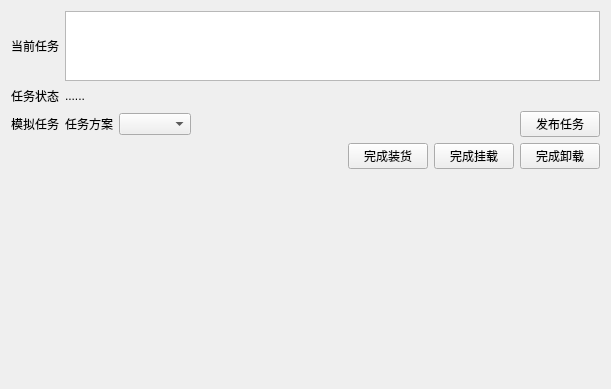
<?xml version="1.0" encoding="UTF-8"?>
<ui version="4.0">
 <class>TaskManagementPage</class>
 <widget class="QWidget" name="TaskManagementPage">
  <property name="geometry">
   <rect>
    <x>0</x>
    <y>0</y>
    <width>611</width>
    <height>389</height>
   </rect>
  </property>
  <property name="windowTitle">
   <string>Form</string>
  </property>
  <layout class="QGridLayout" name="gridLayout_2">
   <item row="0" column="0">
    <layout class="QGridLayout" name="gridLayout">
     <item row="5" column="0">
      <spacer name="verticalSpacer">
       <property name="orientation">
        <enum>Qt::Vertical</enum>
       </property>
       <property name="sizeHint" stdset="0">
        <size>
         <width>20</width>
         <height>40</height>
        </size>
       </property>
      </spacer>
     </item>
     <item row="5" column="1">
      <spacer name="verticalSpacer_2">
       <property name="orientation">
        <enum>Qt::Vertical</enum>
       </property>
       <property name="sizeHint" stdset="0">
        <size>
         <width>20</width>
         <height>40</height>
        </size>
       </property>
      </spacer>
     </item>
     <item row="3" column="0">
      <widget class="QLabel" name="label_4">
       <property name="text">
        <string>模拟任务</string>
       </property>
      </widget>
     </item>
     <item row="0" column="1">
      <widget class="QTableWidget" name="taskTableWidget">
       <property name="maximumSize">
        <size>
         <width>16777215</width>
         <height>70</height>
        </size>
       </property>
      </widget>
     </item>
     <item row="0" column="0">
      <widget class="QLabel" name="label">
       <property name="text">
        <string>当前任务</string>
       </property>
      </widget>
     </item>
     <item row="2" column="0">
      <widget class="QLabel" name="label_2">
       <property name="text">
        <string>任务状态</string>
       </property>
      </widget>
     </item>
     <item row="3" column="1">
      <layout class="QHBoxLayout" name="horizontalLayout">
       <item>
        <widget class="QLabel" name="label_5">
         <property name="text">
          <string>任务方案</string>
         </property>
        </widget>
       </item>
       <item>
        <widget class="QComboBox" name="taskComboBox"/>
       </item>
       <item>
        <spacer name="horizontalSpacer">
         <property name="orientation">
          <enum>Qt::Horizontal</enum>
         </property>
         <property name="sizeHint" stdset="0">
          <size>
           <width>40</width>
           <height>20</height>
          </size>
         </property>
        </spacer>
       </item>
       <item>
        <widget class="QPushButton" name="taskPushButton">
         <property name="text">
          <string>发布任务</string>
         </property>
        </widget>
       </item>
      </layout>
     </item>
     <item row="2" column="1">
      <widget class="QLabel" name="taskState">
       <property name="text">
        <string>......</string>
       </property>
      </widget>
     </item>
     <item row="4" column="1">
      <layout class="QHBoxLayout" name="horizontalLayout_2">
       <item>
        <spacer name="horizontalSpacer_2">
         <property name="orientation">
          <enum>Qt::Horizontal</enum>
         </property>
         <property name="sizeHint" stdset="0">
          <size>
           <width>40</width>
           <height>20</height>
          </size>
         </property>
        </spacer>
       </item>
       <item>
        <widget class="QPushButton" name="complete_loadingButton">
         <property name="text">
          <string>完成装货</string>
         </property>
        </widget>
       </item>
       <item>
        <widget class="QPushButton" name="complete_mountingButton">
         <property name="text">
          <string>完成挂载</string>
         </property>
        </widget>
       </item>
       <item>
        <widget class="QPushButton" name="complete_unmountingButton">
         <property name="text">
          <string>完成卸载</string>
         </property>
        </widget>
       </item>
      </layout>
     </item>
    </layout>
   </item>
  </layout>
 </widget>
 <resources/>
 <connections/>
</ui>
